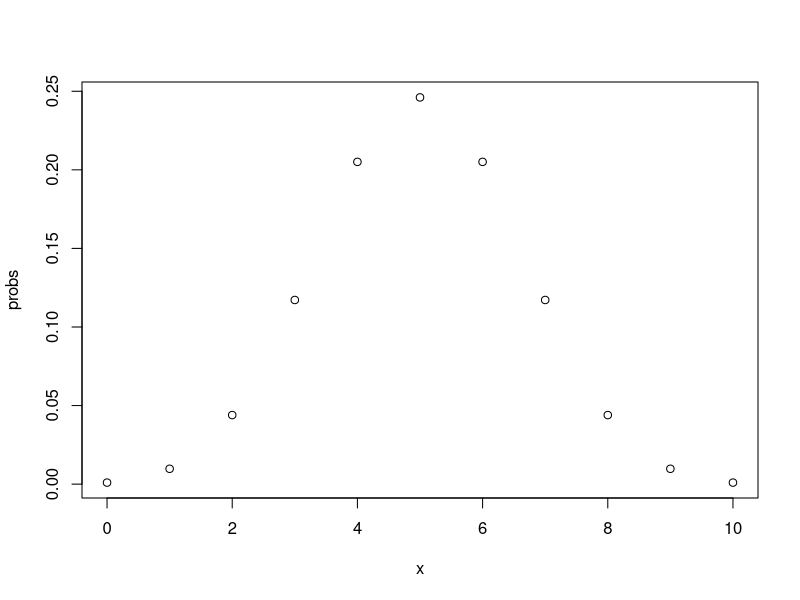

The R script that drew this image:
## ---- chunk 1
x <- 0:10
n <- 10
theta <- 0.5
probs <- dbinom(x, n, theta)
plot(x, probs)
## ---- chunk 2
1 - pbinom(8, 10, 0.5)
## ---- chunk 3
(1 - pbinom(5, 10, 0.5)) / (1 - pbinom(2, 10, 0.5))
## ---- chunk 4
n <- seq(10, 100, 1)
prob_exceeds_5 <- function(n) {1 - pbinom(5, n, 0.5)}
idx <- which(prob_exceeds_5(n) > 0.99)[1]
print(paste0("min number of flips = ", n[idx]))
